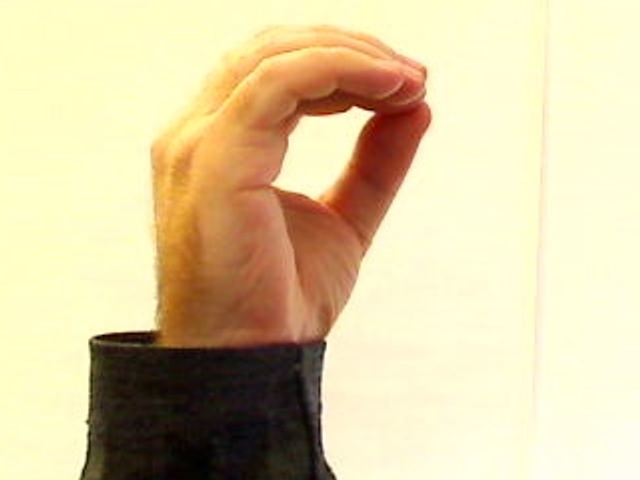
//> input picture testhandgesturedataset/0_A.jpg, 640 x 480 px
$ ./main ../../testhandgesturedataset/0_A.jpg ../../testhandgesturedataset/1_A.jpg   (built with g++ and OpenCV 4)
//> lines starting //> are read from the running program, lines starting //| are printed output that depends on the picture; after the words box and inside, x2 and y2 are one past the last pixel; in counts of white or black regions, pixels touching at a corner belong together
#include <iostream>
#include <stdlib.h>
#include <opencv2/opencv.hpp>
#include <math.h>
#include <set>
#include <utility>
#include <unistd.h>
#include <dirent.h>
#include <fstream>
#include "opencv2/ml/ml.hpp"

using namespace std;
using namespace cv;
using namespace cv::ml;


#define Mpixel(image, x, y) ((uchar *)(((image).data)+(y)*((image).step)))[(x)]

#define MpixelB(image, x, y) ((uchar *)(((image).data)+(y)*((image).step)))[(x)*((image).channels())]
#define MpixelG(image, x, y) ((uchar *)(((image).data)+(y)*((image).step)))[(x)*((image).channels())+1]
#define MpixelR(image, x, y) ((uchar *)(((image).data)+(y)*((image).step)))[(x)*((image).channels())+2]


#define FEATURES 20

void EllipticFourierDescriptors ( vector<Point>& contour , vector< float>& CE){

    vector<float> ax, ay, bx, by;
    int m=contour.size() ;
    //int FEATURES=20;//number of CEs we are interested in computing
    float t= (2*CV_PI)/m;
    for ( int k=0;k<FEATURES;k++)
    {
        ax.push_back(0.0);
        ay.push_back(0.0);
        bx.push_back(0.0);
        by.push_back(0.0);

        for ( int i =0;i<m; i++)
        {
             ax[k]=ax[k]+contour[i].x* cos((k+1)* t *(i));
             bx[k]=bx[k]+contour[i].x* sin((k+1)* t *(i));
             ay[k]=ay[k]+contour[i].y* cos((k+1)* t *(i));
             by[k]=by[k]+contour[i].y* sin((k+1)* t *(i));
        }
        ax[k]=(ax[k])/m;
        bx[k]=(bx[k])/m;
        ay[k]=(ay[k])/m;
        by[k]=(by[k])/m;
    }
    for ( int k=0;k<FEATURES;k++)
    {
        CE.push_back( sqrt((ax[k]* ax[k]+ay[k]* ay[k]) /(ax[0] * ax[0]+ay[0] * ay[0]) )+sqrt((bx[k]* bx[k]+by[k]* by[k]) /(bx[0] * bx[0]+by[0] * by[0]) ) );
    }

    for ( int count=0; count<FEATURES && count<CE.size() ; count++)
    {
        printf("%d CE %f ax %f ay %f bx %f by%f \n" ,count,CE[count], ax[count], ay[count],bx[count],by[count]);
    }

}


vector<pair<int, string>> getFiles(string cate_dir)
{
	vector<pair<int, string>> files;//存放文件名

	DIR *dir;
	struct dirent *ptr;
	char base[20];

	if ((dir=opendir(cate_dir.c_str())) == NULL)
    {
    perror("Open dir error...");
            exit(1);
    }

	while ((ptr=readdir(dir)) != NULL)
	{
		if(strcmp(ptr->d_name,".")==0 || strcmp(ptr->d_name,"..")==0)    ///current dir OR parrent dir
		        continue;

        //sscanf(ptr->d_name, "%s-%s:%d:%d:%d:%d:%d:%d", &a1, &a2, &a3, &a4, &a5, &a6, &a7, &a8);
        int gestureno = (char)ptr->d_name[6] - 48;
        if(gestureno<=9 && gestureno>=0)
        {
            files.push_back(std::make_pair(gestureno, ptr->d_name));
        }

	}
	closedir(dir);

	return files;
}


template<typename T>
static Ptr<T> load_classifier(const string& filename_to_load)
{
    // load classifier from the specified file
    Ptr<T> model = StatModel::load<T>( filename_to_load );
    if( model.empty() )
        cout << "Could not read the classifier " << filename_to_load << endl;
    else
        cout << "The classifier " << filename_to_load << " is loaded.\n";

    return model;
}

int main( int argc , char** argv )
{
    Mat image;
    image=imread(argv[1]);
//> image is the input picture: 480 rows x 640 cols, CV_8UC3; mean B, G, R 162.1, 202.4, 218.2
    //cout<<"size="<<image.size<<endl;
    cvtColor ( image , image , CV_BGR2GRAY ) ;
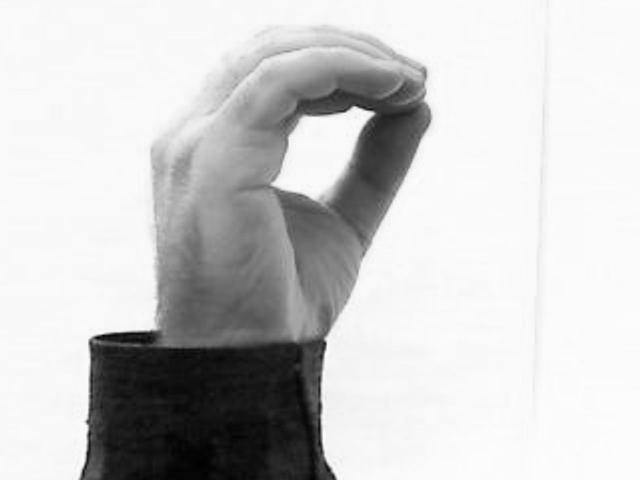
//> image: 480 rows x 640 cols, CV_8UC1; min 1, max 253, mean 202.6
    threshold ( image , image , 5 , 255 , CV_THRESH_BINARY ) ;
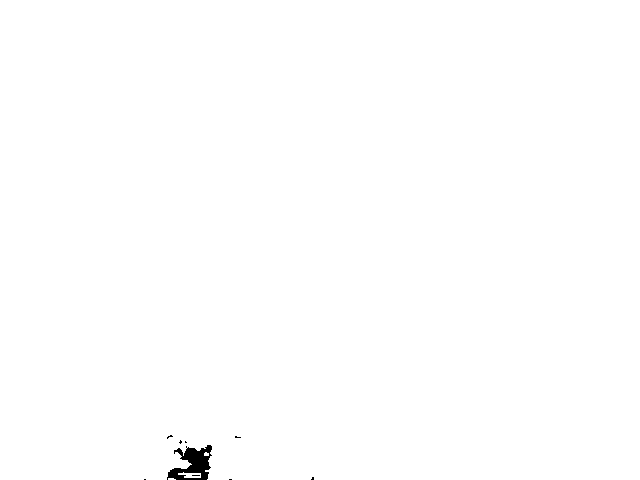
//> image: 480 rows x 640 cols, CV_8UC1; 99.7% white; 9 black regions (8 under 20 px)
    //imshow("Binary image" , image) ;
    vector<vector<Point> > contours ;
    findContours ( image , contours ,CV_RETR_EXTERNAL, CV_CHAIN_APPROX_NONE) ;
//> contours = 4 contours, 2 with area under 20; largest, box (x1, y1, x2, y2) and area: (0, 0, 640, 480) 305034, (178, 472, 201, 478) 68
    //drawing the largest contour
    Mat drawing = Mat::zeros ( image.size() , CV_8UC3 ) ;
    Scalar color = CV_RGB( 0 , 255 ,0 ) ;
    int largestcontour =0;
    long int largestsize =0;
    for ( int i = 0; i< contours.size() ; i++ )
    {
        if ( largestsize < contours [i].size() )
        {
            largestsize=contours [i].size() ;
            largestcontour=i ;
        }
    }
//> this loop made 4 passes
//> largestsize on passes 1, 2, 4: 15, 54, 2348
//> after the loop, largestsize = 2348; largestcontour = 3


    vector<float> CE;
    EllipticFourierDescriptors ( contours [largestcontour] , CE) ;
//> in EllipticFourierDescriptors, `int m=contour.size() ;`: m = 2348
//> in EllipticFourierDescriptors, `float t= (2*CV_PI)/m;`: t = 0.00268
//> the loop in EllipticFourierDescriptors, `for ( int count=0; count<FEATURES && count<CE.size() ; count++)` made 20 passes
//| 0 CE 2.000000 ax -127.125336 ay -92.611572 bx -118.160591 by105.803589
//| 1 CE 0.127077 ax -8.459017 ay 2.142040 bx 6.516669 by9.299873
//| 2 CE 0.224464 ax -7.083125 ay -21.410816 bx 2.483598 by-12.617533
//| 3 CE 0.055711 ax 4.825877 ay -2.429151 bx 3.340335 by-0.565790
//| 4 CE 0.065229 ax -8.877378 ay 0.906133 bx -1.071653 by0.816356
//| 5 CE 0.039946 ax -3.658951 ay 0.084527 bx -0.435603 by2.608801
//| 6 CE 0.047661 ax 1.662050 ay -4.490685 bx -1.740592 by-2.104093
//| 7 CE 0.019258 ax 0.691458 ay -0.646995 bx 1.935046 by0.814521
//> (output is shown up to pass 8 of 20)
//> CE = 20 values, max 2 at index 0, min 0.00269 at index 18, mean 0.134


    cout<<"filename="<<argv[1]<<endl;
//| filename=../../testhandgesturedataset/0_A.jpg

    Ptr<ANN_MLP> model;
    cout<<"xml file name ="<<argv[2]<<endl;
//| xml file name =../../testhandgesturedataset/1_A.jpg
    model = load_classifier<ANN_MLP>(argv[2]);
//> (the run ends here: the program stops with an error, at `Ptr<T> model = StatModel::load<T>( filename_to_load );`)

$ run again, on testhandgesturedataset/2_A.jpg
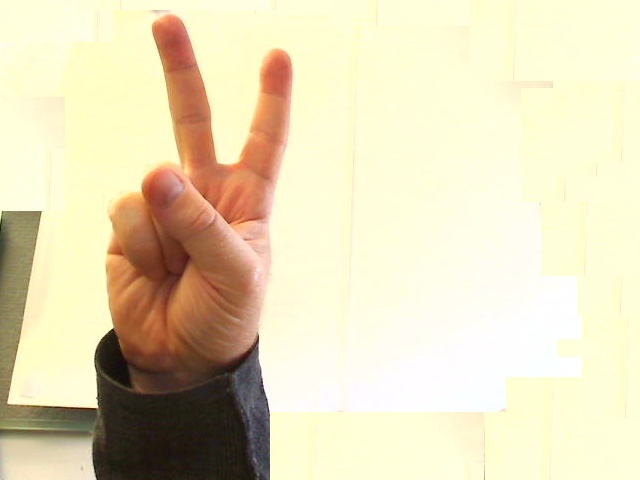
//> input picture testhandgesturedataset/2_A.jpg, 640 x 480 px
//> image is the input picture: 480 rows x 640 cols, CV_8UC3; mean B, G, R 185.2, 217.6, 228.2
//> `cvtColor ( image , image , CV_BGR2GRAY ) ;`:
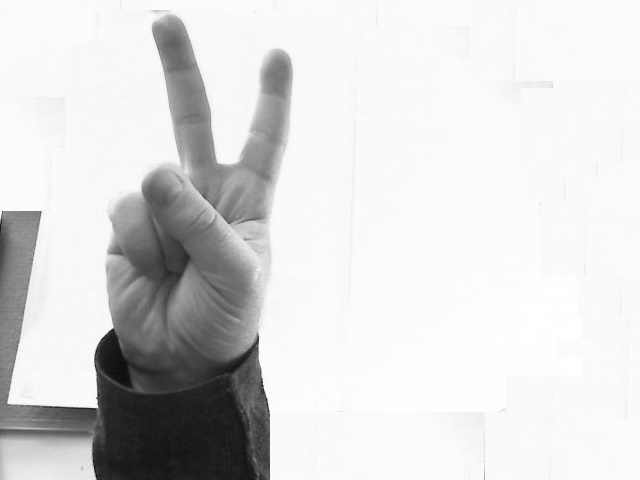
//> image: 480 rows x 640 cols, CV_8UC1; min 12, max 255, mean 217.1
//> contours = 1 contour; box (x1, y1, x2, y2) and area: (0, 0, 640, 480) 306081
//> the loop `for ( int i = 0; i< contours.size() ; i++ )` made 1 pass
//> largestsize on pass 1: 2236
//> after the loop `for ( int i = 0; i< contours.size() ; i++ )`: largestsize = 2236; largestcontour = 0
//> m = 2236
//> t = 0.00281
//> the loop in EllipticFourierDescriptors, `for ( int count=0; count<FEATURES && count<CE.size() ; count++)` made 20 passes
//| 0 CE 2.000000 ax -138.528168 ay -88.026306 bx -110.426987 by110.426888
//| 1 CE 0.000000 ax -0.000002 ay 0.000006 bx 0.000006 by-0.000033
//| 2 CE 0.216884 ax -4.727092 ay -20.445757 bx 9.830983 by-9.830976
//| 3 CE 0.000000 ax 0.000002 ay -0.000001 bx 0.000007 by-0.000004
//| 4 CE 0.070304 ax -8.617530 ay -0.444786 bx -1.957804 by1.957806
//> (output is shown up to pass 5 of 20)
//> CE = 20 values, max 2 at index 0, min 3.54e-08 at index 17, mean 0.119
//| filename=../../testhandgesturedataset/2_A.jpg
//| xml file name =../../testhandgesturedataset/2_A.jpg

$ run again, on testhandgesturedataset/3_A.jpg
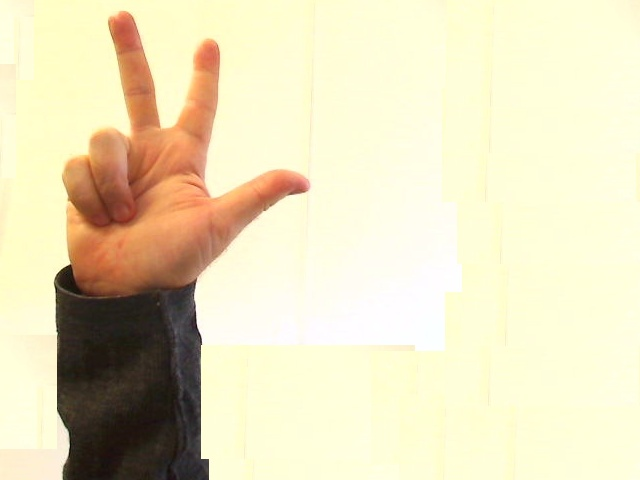
//> input picture testhandgesturedataset/3_A.jpg, 640 x 480 px
//> image is the input picture: 480 rows x 640 cols, CV_8UC3; mean B, G, R 188.6, 221.9, 231.1
//> `cvtColor ( image , image , CV_BGR2GRAY ) ;`:
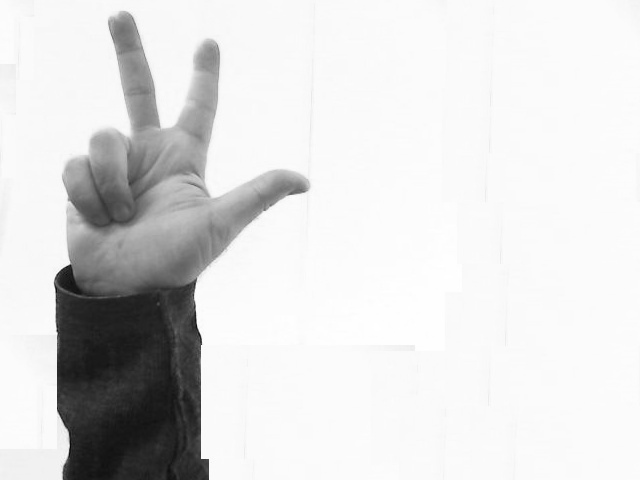
//> image: 480 rows x 640 cols, CV_8UC1; min 5, max 255, mean 220.9
//> contours = 1 contour; box (x1, y1, x2, y2) and area: (0, 0, 640, 480) 306081
//> the loop `for ( int i = 0; i< contours.size() ; i++ )` made 1 pass
//> largestsize on pass 1: 2236
//> after the loop `for ( int i = 0; i< contours.size() ; i++ )`: largestsize = 2236; largestcontour = 0
//> m = 2236
//> t = 0.00281
//> the loop in EllipticFourierDescriptors, `for ( int count=0; count<FEATURES && count<CE.size() ; count++)` made 20 passes
//| 0 CE 2.000000 ax -138.528168 ay -88.026306 bx -110.426987 by110.426888
//| 1 CE 0.000000 ax -0.000002 ay 0.000006 bx 0.000006 by-0.000033
//| 2 CE 0.216884 ax -4.727092 ay -20.445757 bx 9.830983 by-9.830976
//| 3 CE 0.000000 ax 0.000002 ay -0.000001 bx 0.000007 by-0.000004
//| 4 CE 0.070304 ax -8.617530 ay -0.444786 bx -1.957804 by1.957806
//> (output is shown up to pass 5 of 20)
//> CE = 20 values, max 2 at index 0, min 3.54e-08 at index 17, mean 0.119
//| filename=../../testhandgesturedataset/3_A.jpg
//| xml file name =../../testhandgesturedataset/3_A.jpg

$ run again, on testhandgesturedataset/4_A.jpg
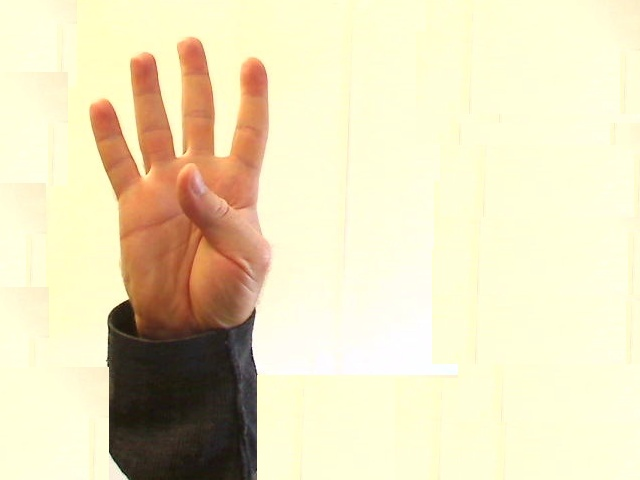
//> input picture testhandgesturedataset/4_A.jpg, 640 x 480 px
//> image is the input picture: 480 rows x 640 cols, CV_8UC3; mean B, G, R 188.7, 223.2, 232.7
//> `cvtColor ( image , image , CV_BGR2GRAY ) ;`:
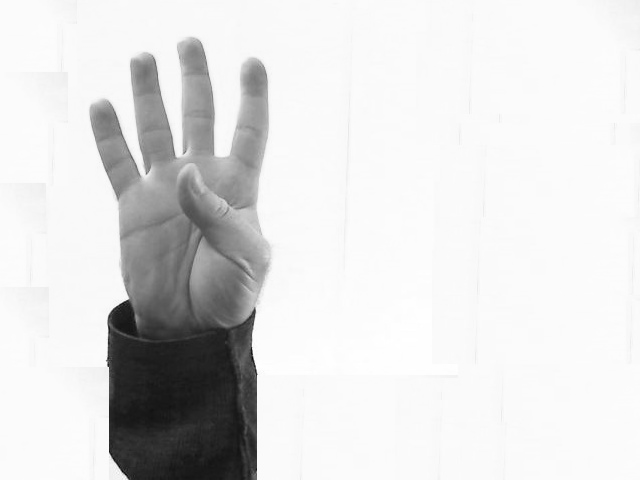
//> image: 480 rows x 640 cols, CV_8UC1; min 5, max 255, mean 222.2
//> contours = 1 contour; box (x1, y1, x2, y2) and area: (0, 0, 640, 480) 306081
//> the loop `for ( int i = 0; i< contours.size() ; i++ )` made 1 pass
//> largestsize on pass 1: 2236
//> after the loop `for ( int i = 0; i< contours.size() ; i++ )`: largestsize = 2236; largestcontour = 0
//> m = 2236
//> t = 0.00281
//> the loop in EllipticFourierDescriptors, `for ( int count=0; count<FEATURES && count<CE.size() ; count++)` made 20 passes
//| 0 CE 2.000000 ax -138.528168 ay -88.026306 bx -110.426987 by110.426888
//| 1 CE 0.000000 ax -0.000002 ay 0.000006 bx 0.000006 by-0.000033
//| 2 CE 0.216884 ax -4.727092 ay -20.445757 bx 9.830983 by-9.830976
//| 3 CE 0.000000 ax 0.000002 ay -0.000001 bx 0.000007 by-0.000004
//| 4 CE 0.070304 ax -8.617530 ay -0.444786 bx -1.957804 by1.957806
//> (output is shown up to pass 5 of 20)
//> CE = 20 values, max 2 at index 0, min 3.54e-08 at index 17, mean 0.119
//| filename=../../testhandgesturedataset/4_A.jpg
//| xml file name =../../testhandgesturedataset/4_A.jpg
